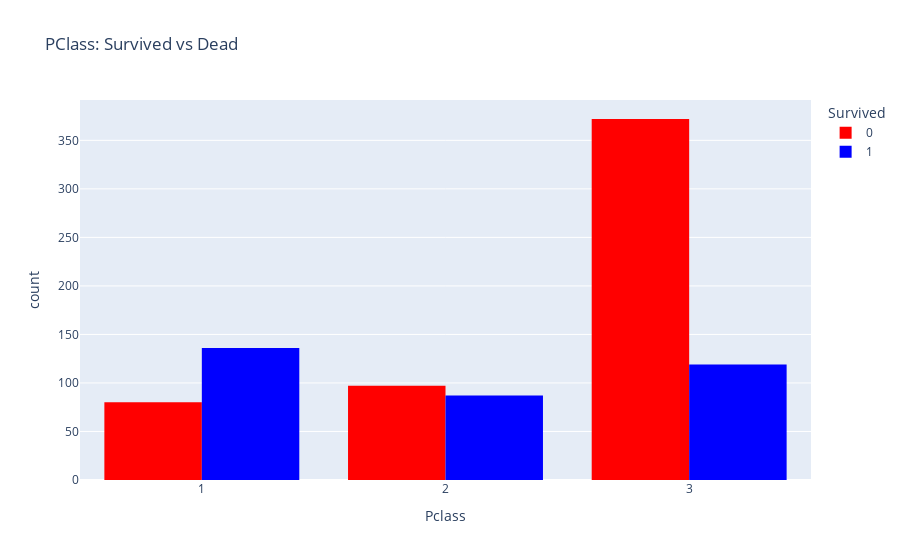

The notebook cell saved with this chart:
### Code cell
fig2 = px.histogram(df, x='Pclass', color='Survived', barmode='group', title='Pclass: Survived vs Dead', labels={'Pclass': 'Pclass'}, color_discrete_map={0: 'red', 1: 'blue'})
fig2.update_layout(title='PClass: Survived vs Dead')
fig2.show()

### Figure 1 — Plotly figure (JSON) as saved in the notebook; plotly's stock layout.template omitted (floating-point values rounded to 4 significant figures; data arrays with more than 128 entries replaced by an {"elided": "..."} marker saying what was removed)
{"data": [{"alignmentgroup": "True", "bingroup": "x", "hovertemplate": "Survived=0<br>Pclass=%{x}<br>count=%{y}<extra></extra>", "legendgroup": "0", "marker": {"color": "red", "pattern": {"shape": ""}}, "name": "0", "offsetgroup": "0", "orientation": "v", "showlegend": true, "type": "histogram", "x": {"elided": "549 int values"}, "xaxis": "x", "yaxis": "y"}, {"alignmentgroup": "True", "bingroup": "x", "hovertemplate": "Survived=1<br>Pclass=%{x}<br>count=%{y}<extra></extra>", "legendgroup": "1", "marker": {"color": "blue", "pattern": {"shape": ""}}, "name": "1", "offsetgroup": "1", "orientation": "v", "showlegend": true, "type": "histogram", "x": {"elided": "342 int values"}, "xaxis": "x", "yaxis": "y"}], "layout": {"barmode": "group", "legend": {"title": {"text": "Survived"}, "tracegroupgap": 0}, "title": {"text": "PClass: Survived vs Dead"}, "xaxis": {"anchor": "y", "domain": [0, 1], "title": {"text": "Pclass"}}, "yaxis": {"anchor": "x", "domain": [0, 1], "title": {"text": "count"}}}}
